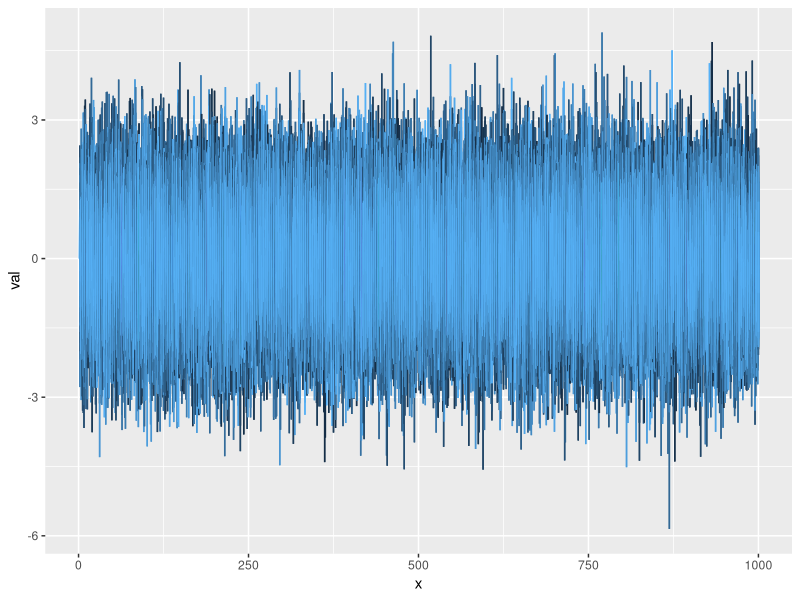

Write R code to recreate this figure.
## ---- chunk 1
library(ggplot2)
library(foreach)
library(dplyr)
## ---- chunk 2
Traj_X <- data.frame()
Traj_Y <- data.frame()
for (k in 1:100) {
    X <- data.frame(x=1:1000,val=rep(0,1000),run=rep(k,1000))
    Y <- data.frame(x=1:1000,val=rep(0,1000),run=rep(k,1000))
    X_r <- rep(0,1000)
    Y_r <- rep(0,1000)
    for (i in 1:1000) {
        if (i > 1) {
            X_r[i] <- 0.5*X_r[i-1]+rnorm(1)
            Y_r[i] <- 2*Y_r[i-1]+rnorm(1)
        }
    }
    X$val <- X_r
    Y$val <- Y_r
    Traj_X <- rbind(Traj_X, X)
    Traj_Y <- rbind(Traj_Y, Y)
}
## ---- chunk 3
ggplot(data = Traj_X, aes(x=x, y=val)) + 
    geom_line(aes(colour=run), show.legend=FALSE)
## ---- chunk 4
mean_X = rep(0,100)
mean_Y = rep(0,100)
for (i in 1:100) {
    x = Traj_X %>% filter(run == i) %>% select(val)
    y = Traj_Y %>% filter(run == i) %>% select(val)
    mean_X[i] = mean(x$val)
    mean_Y[i] = mean(y$val)
}
## ---- chunk 5
mean(mean_X)
## ---- chunk 6
mean(mean_Y)
## ---- chunk 7
covs = rep(0,100*100)
cnt = 0
for (i in 1:100) {
    for (j in 1:100) {
        x = Traj_X %>% filter(run == i) %>% select(val)
        y = Traj_Y %>% filter(run == j) %>% select(val)
        cnt = cnt + 1
        covs[cnt] = cov(x,y)
    }
}
mean(covs)
